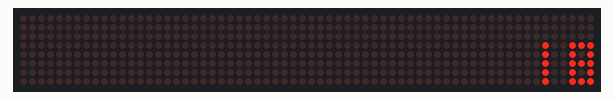
Recording of a sketch running on a simulated Arduino Uno, built with avr-gcc and run on an emulated ATmega328P. Parts: 64×8 LED matrix.

Above: at 0.1 s.
At 3.0 s:
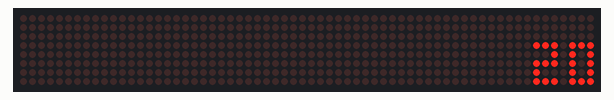
At 8.9 s:
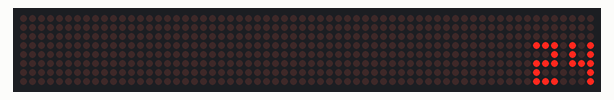
At 19.2 s:
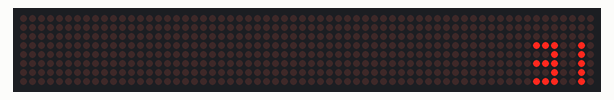
At 28.0 s:
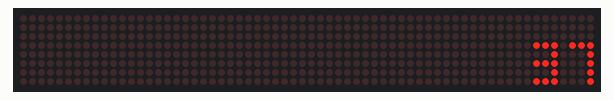
At 38.3 s:
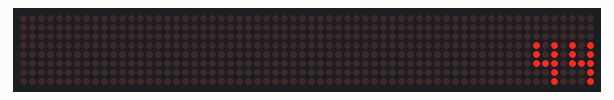

The sketch:

col_slide_bater.ino
```cpp
#include <LedControl.h>

int DIN = 13;
int CS =  15;
int CLK = 14;

int num = 18, n;

byte small_num[10][4] = {{0x00, 0x1f, 0x11, 0x1f},
                         {0x00, 0x00, 0x1f, 0x00},
                         {0x00, 0x17, 0x15, 0x1d},
                         {0x00, 0x15, 0x15, 0x1f},
                         {0x00, 0x1c, 0x04, 0x1f},
                         {0x00, 0x1d, 0x15, 0x17},
                         {0x00, 0x1f, 0x15, 0x17},
                         {0x00, 0x10, 0x10, 0x1f},
                         {0x00, 0x1f, 0x15, 0x1f},
                         {0x00, 0x1d, 0x15, 0x1f}};


byte print_buff[8] = {0x00, 0x00, 0x00, 0x00, 0x00, 0x00, 0x00, 0x00};

LedControl lc=LedControl(DIN,CLK,CS,0);

void setup() {
  lc.shutdown(0,false);       //The MAX72XX is in power-saving mode on startup
  lc.setIntensity(0,2);      // Set the brightness to maximum value
  lc.clearDisplay(0);         // and clear the display
  n = num;
  printByte(num);
}

void loop() {
  if(num != n) n = num, printByte_slide(num);
  delay(800);
  num++;
  if(num == 60) num = 0;
}

void printByte_slide(int new_num){
  int befor_num = (!new_num) ? 59 : (new_num-1);
  byte new_buff[8];
  byte buff[8];
  for(int i = 0; i < 4; i++){
    new_buff[i] = small_num[new_num/10][i] << 1;
    new_buff[i+4] = small_num[new_num%10][i] << 1;
    print_buff[i] = small_num[befor_num/10][i];
    print_buff[i+4] = small_num[befor_num%10][i];
  }
  for(int i = 0; i < 6; i++){
    for(int j = 0; j < 8; j++) buff[j] = (new_buff[j] >> i) & 0x01;
    slide(buff, ((new_num/10 != befor_num/10) ? 0 : 4));
    for(int m = 0; m < 8; m++){
      lc.setColumn(0, m, print_buff[m]);
    }
    delay(60);
  }
}

void slide(byte charbuf [], int arr){
  for(int i = arr; i < 8; i++){
    print_buff[i] = (print_buff[i] >> 1) | (charbuf[i] << 4);
  }
}

void printByte(int init_num){
  byte buff[8];
  for(int i = 0; i < 4; i++){
    buff[i] = small_num[init_num/10][i];
    buff[i+4] = small_num[init_num%10][i];
  }
  for(int i = 0; i < 8; i++){
    lc.setColumn(0, i, buff[i]);
  }
}
```

Measured:
- what the display in image 1 shows lasts 1.0 s, from 2.9 s to 3.9 s
